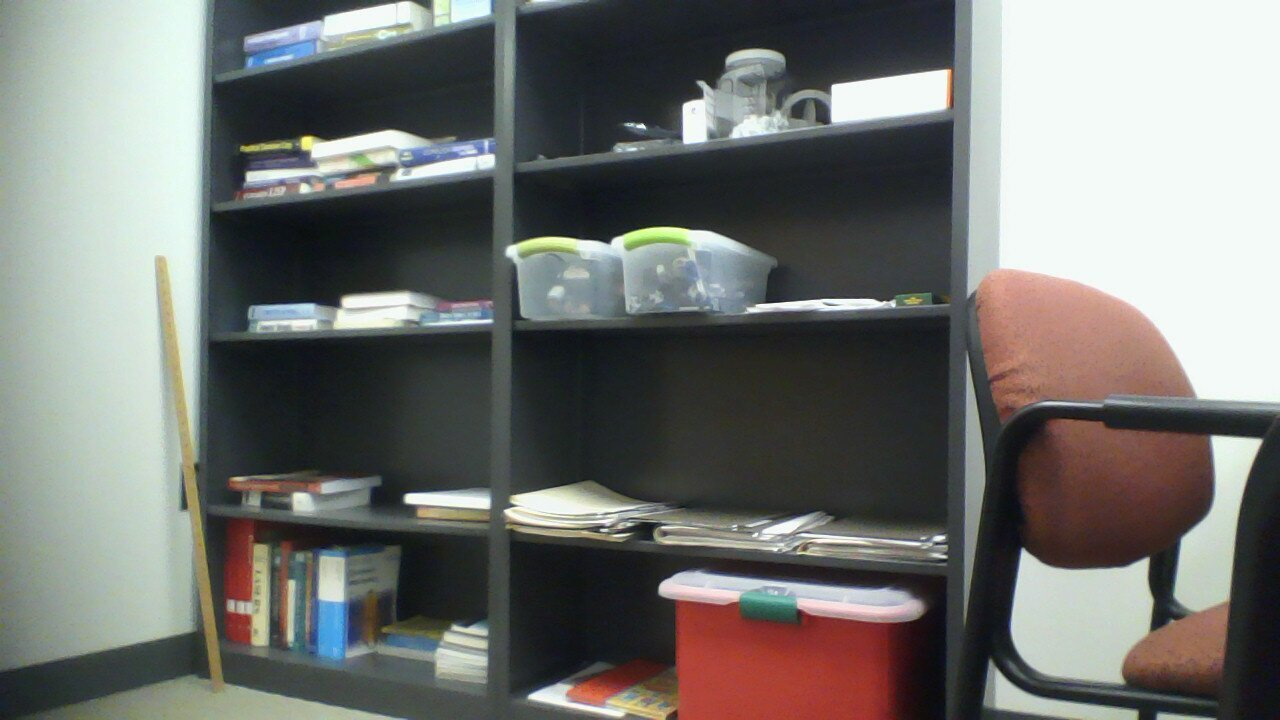
//> input picture images/img1.jpg, 1280 x 720 px
$ ./test   (built with g++ and OpenCV 4)
//> lines starting //> are read from the running program, lines starting //| are printed output that depends on the picture; after the words box and inside, x2 and y2 are one past the last pixel; in counts of white or black regions, pixels touching at a corner belong together
### hashpoints.h
#include <opencv2/core/types_c.h>

#include <functional>
#include <opencv2/core/types.hpp>
#include <unordered_map>
namespace std {
template <>
struct hash<cv::Point2f> {
    // void hash_combine(std::size_t& seed, int value) const {
    //     seed ^= hash<float>{}(value) + 0x9e3779b9 + (seed << 6) + (seed
    //     >> 2);
    // }
    std::size_t operator()(const cv::Point2f& v) const {
        std::size_t x = std::hash<float>{}(v.x);
        std::size_t y = std::hash<float>{}(v.y);
        return x ^ (y << 1);
    }
};
}  // namespace std

class HashTable {
public:
    void insert(const cv::Point2f point) {
        table[point];
    }
    // USE COUNT - returns 0 or 1
    // when a good-point disappears
    void erase(const cv::Point2f point) {
        table.erase(point);
    }

    // when the good-point moves
    // [6 lines left out: function erase_and_replace, not called in this run]

    bool search(cv::Point2f point) {
        return table.find(point) != table.end();
    }

    std::vector<cv::Point2f> lookup(cv::Point2f point) {
        return table[point];
    }


std::unordered_map<cv::Point2f, std::vector<cv::Point2f>> table;
private:

    std::hash<cv::Point2f> hash;
};

### test.cpp
#include <opencv2/core/types_c.h>

#include <fstream>
#include <iomanip>
#include <iostream>
#include <opencv2/core/types.hpp>
#include <opencv2/features2d.hpp>
#include <opencv2/highgui.hpp>
#include <opencv2/imgproc/imgproc.hpp>
#include <opencv2/video/tracking.hpp>
#include <vector>

#include "hashpoints.h"

constexpr int maxCorners = 40;
constexpr double qualityLevel = 0.01;
constexpr double minDistance = 20.;
constexpr int blockSize = 3;
constexpr bool useHarrisDetector = false;
constexpr double k = 0.04;

std::vector<cv::Scalar> generate_random_colors();
void refresh_points(cv::Mat mask, cv::Mat grayMat,
                    std::vector<cv::Point2f>& corners,
                    std::vector<cv::Point2f>& oldCorners);
std::vector<cv::Point2f> find_good_points(cv::Mat oldGray, cv::Mat grayMat,
                                          std::vector<cv::Point2f> oldCorners,
                                          cv::Mat frame,
                                          std::vector<cv::Scalar> colors,
                                          HashTable& table, bool& refresh);
void print_table(HashTable table, std::ofstream& outfile);

int main() {
    std::ofstream outfile("data.txt");

    cv::Mat image1 =
        cv::imread("C:/Users/lukeg/code/opencv-msys/images/img1.jpg");
//> image1 is the input picture: 720 rows x 1280 cols, CV_8UC3; mean B, G, R 112.8, 116, 114.8
    cv::Mat image2 =
        cv::imread("C:/Users/lukeg/code/opencv-msys/images/img2.jpg");
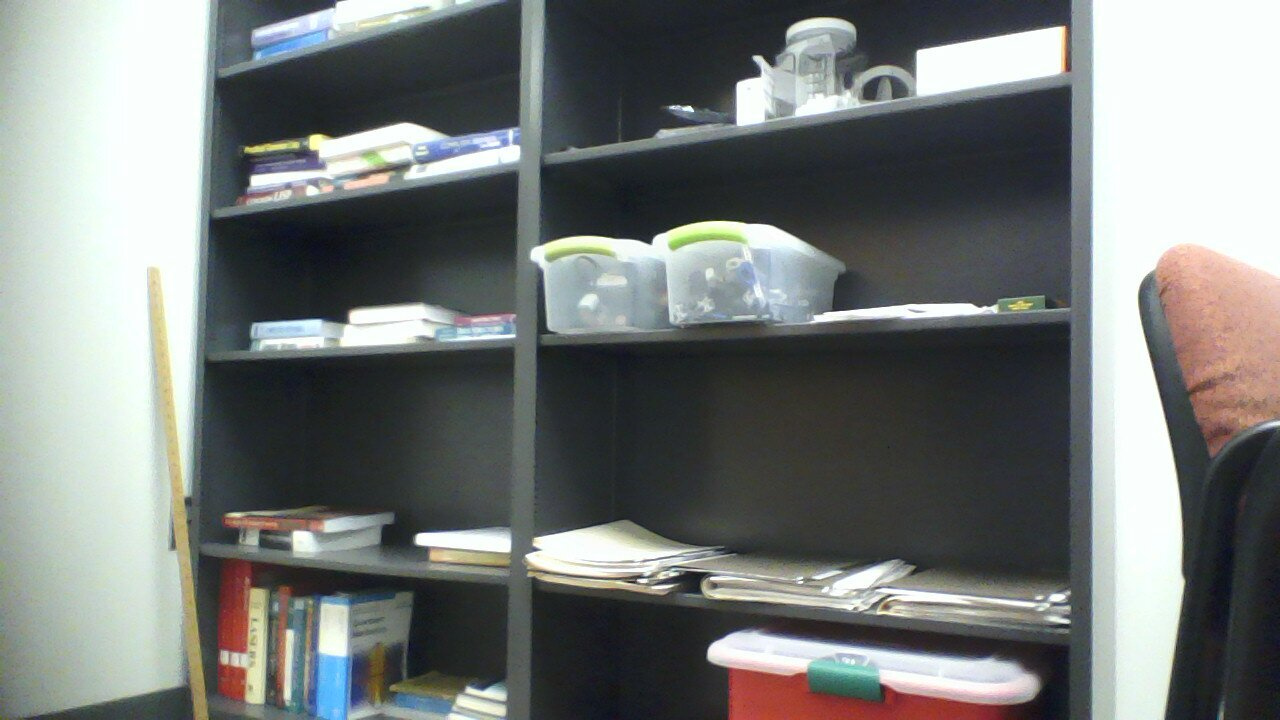
//> input picture images/img2.jpg, 1280 x 720 px
//> image2 is the input picture: 720 rows x 1280 cols, CV_8UC3; mean B, G, R 120.9, 122.5, 118.5
    std::vector<cv::Mat> images = {image1, image2};

    std::vector<cv::Scalar> colors = generate_random_colors();
    HashTable table;

    cv::Mat oldGray, oldFrame, mask;
    oldFrame = images.at(0);
    cvtColor(oldFrame, oldGray, cv::COLOR_BGR2GRAY);
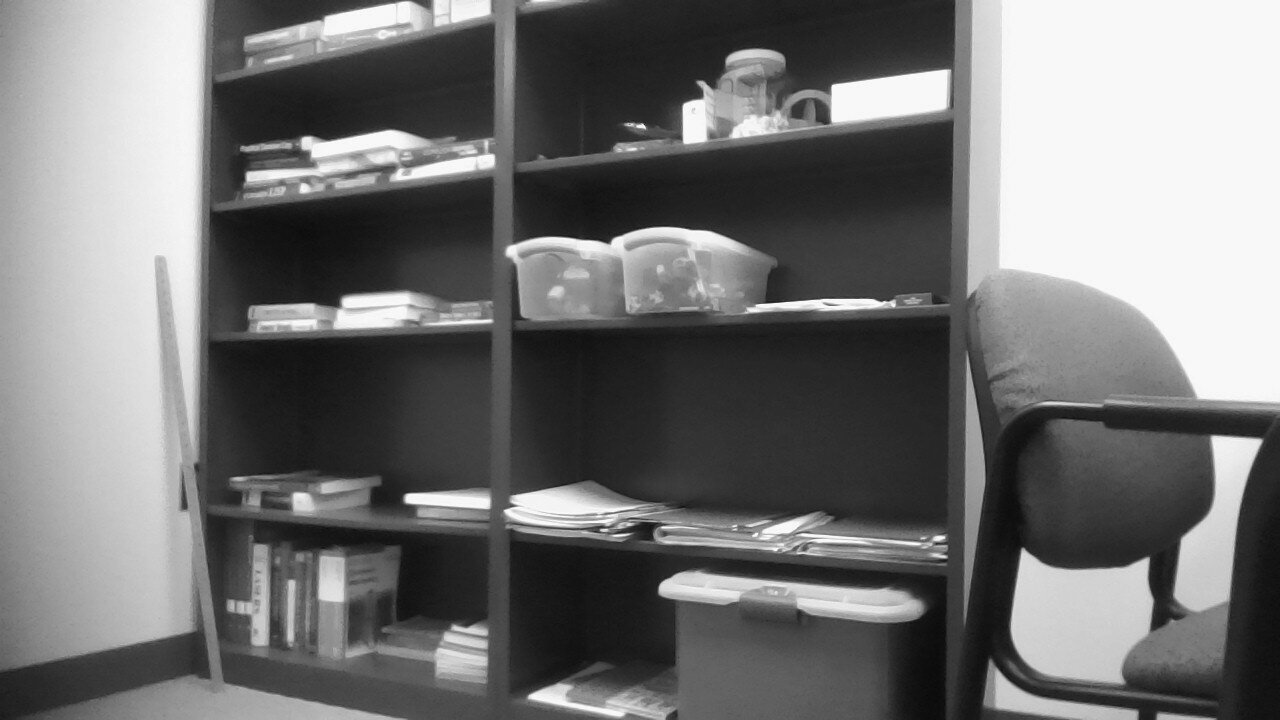
//> oldGray: 720 rows x 1280 cols, CV_8UC1; min 6, max 255, mean 115.3

    bool refresh = true;
    std::vector<cv::Point2f> oldCorners;  // corners for current frame

    int index = 1;
    while (true) {
        std::vector<cv::Point2f> corners;
        cv::Mat frame, grayMat;
        frame = images.at(index).clone();

        cv::cvtColor(frame, grayMat, cv::COLOR_BGR2GRAY);
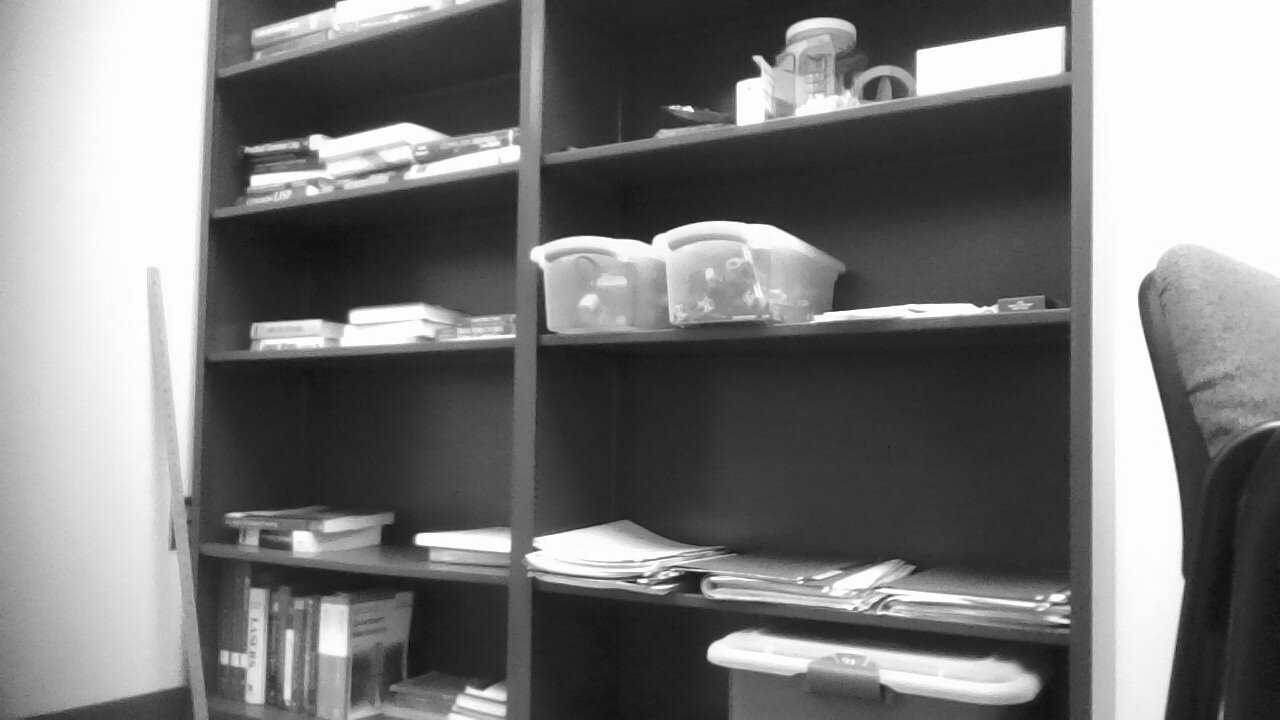
//> grayMat: 720 rows x 1280 cols, CV_8UC1; min 8, max 255, mean 121.1

        if (refresh) {
            refresh_points(mask, grayMat, corners,
                           oldCorners);  // change position of if statement
//> in refresh_points, `cv::goodFeaturesToTrack(grayMat, corners, maxCorners, qualityLevel, mi..`: corners = 40 Points (x, y), first 12: [637, 580], [693, 111], [669, 107], [710, 578], [803, 582], [678, 573], [650, 243], [514, 335], [526, 555], [1064, 26], [753, 56], [1069, 622]
//> the loop in refresh_points, `for (auto a : corners)` made 40 passes
//> oldCorners has the same summary as corners in refresh_points
                                         // testing true or false
            refresh = false;
        }

        // Calulating the optical flow - finding GOOD POINTS
        std::vector<cv::Point2f> good_new = find_good_points(
            oldGray, grayMat, oldCorners, frame, colors, table, refresh);
//> in find_good_points, `cv::calcOpticalFlowPyrLK(oldGray, grayMat, oldCorners, corners, status..`: corners = 40 Points (x, y), first 12: [531.3, 592.5], [685.3, 154.6], [715.6, 93.54], [797.2, 576.4], [803, 567.8], [606.2, 531.2], [709.2, 239.3], [539.8, 350.9], [579.9, 613.1], [1064, 26], [831.4, 24.89], [579.2, -316.9]; status = 40 values, max 1 at index 0, min 0 at index 9, mean 0.85; err = 40 values, max 201.7 at index 1, min 0 at index 9, mean 28.52
//> the loop in find_good_points, `for (uint i = 0; i < oldCorners.size(); i++)` made 40 passes
//> after the loop in find_good_points, `for (uint i = 0; i < oldCorners.size(); i++)`:
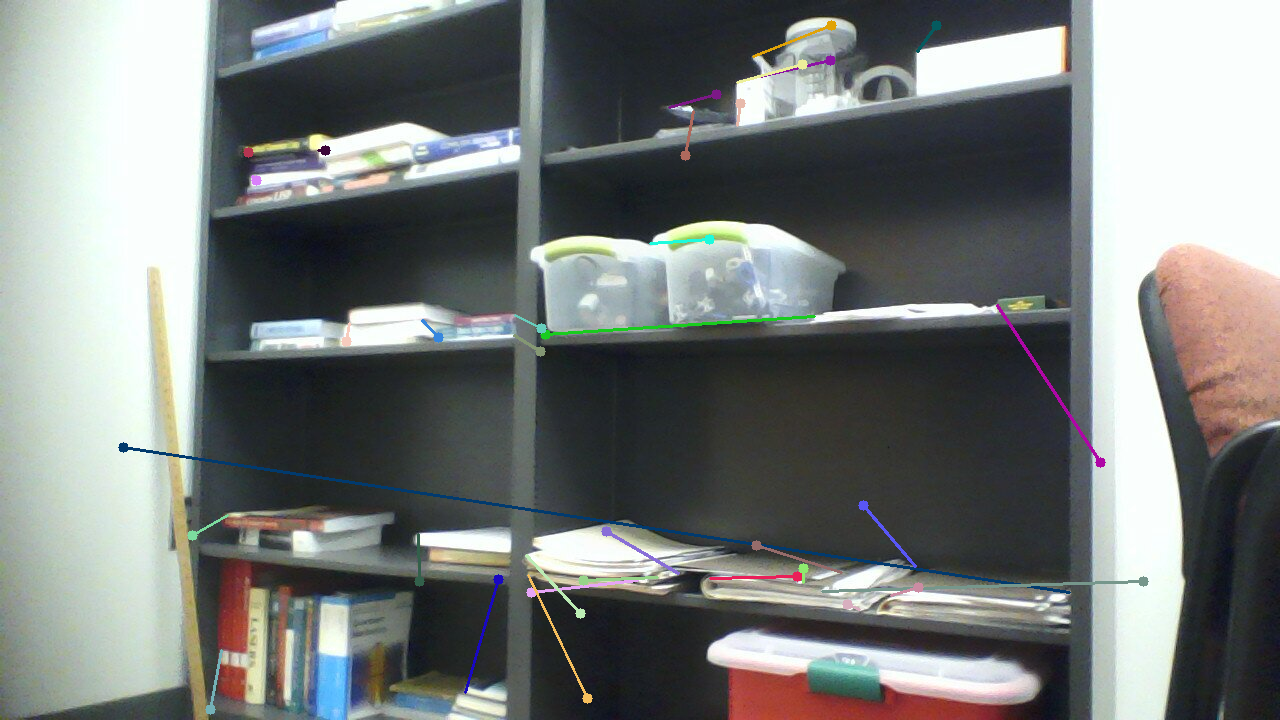
//> frame: 720 rows x 1280 cols, CV_8UC3; 1.3% of pixels changed, all inside (x1, y1, x2, y2) = (118, 20, 1149, 715)
//> good_new = 34 Points (x, y), first 12: [531.3, 592.5], [685.3, 154.6], [715.6, 93.54], [797.2, 576.4], [803, 567.8], [606.2, 531.2], [709.2, 239.3], [539.8, 350.9], [579.9, 613.1], [831.4, 24.89], [544.7, 333.5], [830, 60.43]

        oldGray = grayMat.clone();  // save the previous frame
        oldCorners = good_new;      // save the previous set
//> oldCorners has the same summary as good_new
        cv::imshow("Tello", frame);
        cv::waitKey(0);
        if (cv::waitKey(1) == 27) {  // ESC
//> the Esc key is pressed
            break;
        }
        index = (index + 1) % images.size();

        print_table(table, outfile);
    }
}

std::vector<cv::Scalar> generate_random_colors() {
    std::vector<cv::Scalar> colors;
    cv::RNG rng;
    for (int i = 0; i < 100; i++) {
        int r = rng.uniform(0, 256);
        int g = rng.uniform(0, 256);
        int b = rng.uniform(0, 256);
        colors.push_back(cv::Scalar(r, g, b));
    }
    return colors;
}

void refresh_points(cv::Mat mask, cv::Mat grayMat,
                    std::vector<cv::Point2f>& corners,
                    std::vector<cv::Point2f>& oldCorners) {
    cv::goodFeaturesToTrack(grayMat, corners, maxCorners, qualityLevel,
                            minDistance, mask, blockSize, useHarrisDetector, k);
    for (auto a : corners) {
        oldCorners.push_back(a);
    }
}

std::vector<cv::Point2f> find_good_points(cv::Mat oldGray, cv::Mat grayMat,
                                          std::vector<cv::Point2f> oldCorners,
                                          cv::Mat frame,
                                          std::vector<cv::Scalar> colors,
                                          HashTable& table, bool& refresh) {
    std::vector<cv::Point2f> corners;
    std::vector<cv::Point2f> corners2;

    std::vector<uchar> status;
    std::vector<float> err;
    cv::TermCriteria criteria = cv::TermCriteria(
        (cv::TermCriteria::COUNT) + (cv::TermCriteria::EPS), 10, 0.03);

    // USE THE SET/VECTOR THAT ADDED NEW GOODFEATURES
    cv::calcOpticalFlowPyrLK(oldGray, grayMat, oldCorners, corners, status, err,
                             cv::Size(15, 15), 2, criteria);
    // cv::calcOpticalFlowPyrLK(grayMat, oldGray, corners, corners2, status,
    // err,
    //                          cv::Size(15, 15), 2, criteria);

    std::vector<cv::Point2f> good_new;
    for (uint i = 0; i < oldCorners.size(); i++) {
        // Select good points
        // float d = abs(oldCorners - corners2).reshape(-1, 2).max(-1);
        // bool good = d < 1;
        if (status[i] == 1) {
            good_new.push_back(corners.at(i));
            // draw the tracks
            line(frame, corners.at(i), oldCorners.at(i), colors.at(i), 2);
            circle(frame, corners.at(i), 5, colors.at(i), -1);
            if (table.search(oldCorners.at(
                    i))) {  // if it already exists, erase and replace
                table.erase_and_replace(oldCorners.at(i), corners.at(i));
            } else {  // if it doesnt exist yet, just insert
                table.insert(corners.at(i));
            }
            // } else if (table.search(oldCorners.at(
            //                i))) {  // if good point goes away and it was
            //                previously
            //                        // inserted to table, erase
        } else {
            table.erase(oldCorners.at(i));
        }
    }

    if (status.size() < 20) {
        refresh = true;
    }
    return good_new;
}

void print_table(HashTable table, std::ofstream& outfile) {
    outfile << "\nNEW FRAME!!!\n";
    for (auto t : table.table) {
        outfile << "key: (" << t.first.x << ", " << t.first.y << ")\tvalue:\n ";
        for (auto y : t.second) {
            outfile << "(" << y.x << ", " << y.y << ")->";
        }
        outfile << "\n";
    }
}
